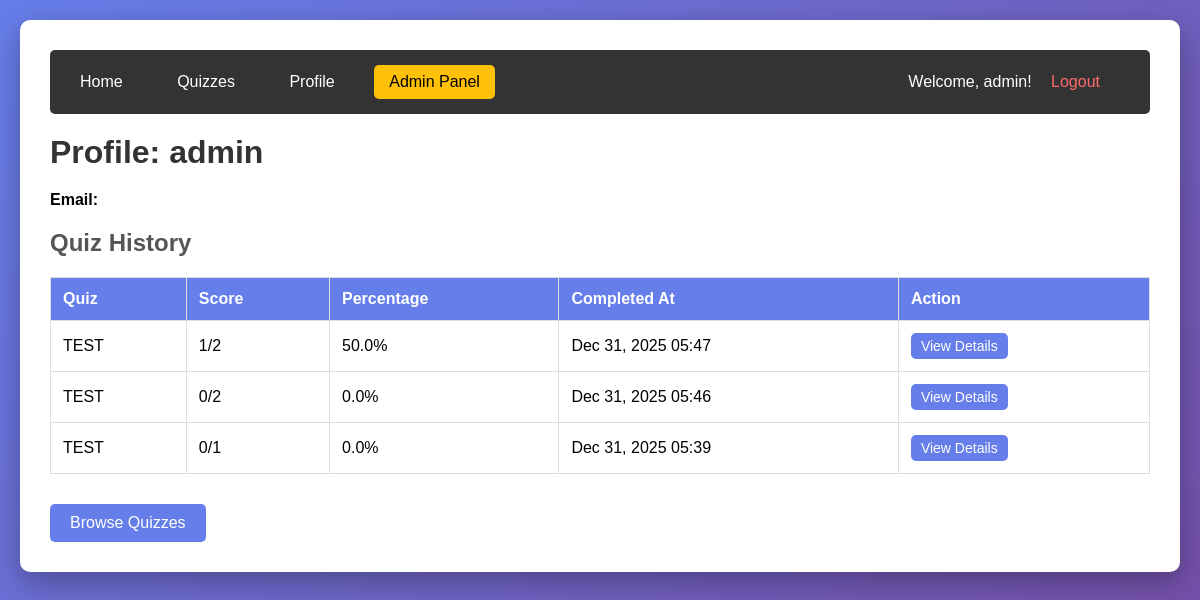
/profile/ (signed in), run on the app's committed database.
### quiz/models.py (models this page shows, shortened)
class QuizAttempt(models.Model):
    user = models.ForeignKey(User, on_delete=models.CASCADE, related_name='quiz_attempts')
    quiz = models.ForeignKey(Quiz, on_delete=models.CASCADE, related_name='attempts')
    started_at = models.DateTimeField(auto_now_add=True)
    completed_at = models.DateTimeField(null=True, blank=True)
    score = models.IntegerField(default=0)
    total_questions = models.IntegerField(default=0)
    is_completed = models.BooleanField(default=False)
    def get_percentage(self):
        if self.total_questions == 0:
            return 0
        return round((self.score / self.total_questions) * 100, 2)

class Quiz(models.Model):
    title = models.CharField(max_length=200)
    description = models.TextField(blank=True)
    duration = models.IntegerField(help_text="Duration in minutes")
    created_at = models.DateTimeField(auto_now_add=True)
    is_active = models.BooleanField(default=True)

### quiz/views.py (the view)
# urls.py: path('profile/', views.profile, name='profile'),
@login_required
def profile(request):
    attempts = QuizAttempt.objects.filter(user=request.user, is_completed=True).order_by('-completed_at')
    return render(request, 'quiz/profile.html', {'attempts': attempts})

### quiz/templates/quiz/profile.html (shortened to what this page needs)
{% extends 'quiz/base.html' %}
{% block content %}
<h1>Profile: {{ user.username }}</h1>
<p style="margin-bottom: 20px;"><strong>Email:</strong> {{ user.email }}</p>
<h2>Quiz History</h2>
{% if attempts %}
    <table style="width: 100%; border-collapse: collapse; margin-top: 20px;">
        <thead>
            <tr style="background: #667eea; color: white;">
                <th style="padding: 12px; text-align: left; border: 1px solid #ddd;">Quiz</th>
                <th style="padding: 12px; text-align: left; border: 1px solid #ddd;">Score</th>
                <th style="padding: 12px; text-align: left; border: 1px solid #ddd;">Percentage</th>
                <th style="padding: 12px; text-align: left; border: 1px solid #ddd;">Completed At</th>
                <th style="padding: 12px; text-align: left; border: 1px solid #ddd;">Action</th>
            </tr>
        </thead>
        <tbody>
            {% for attempt in attempts %}
                <tr style="border-bottom: 1px solid #ddd;">
                    <td style="padding: 12px; border: 1px solid #ddd;">{{ attempt.quiz.title }}</td>
                    <td style="padding: 12px; border: 1px solid #ddd;">{{ attempt.score }}/{{ attempt.total_questions }}</td>
                    <td style="padding: 12px; border: 1px solid #ddd;">{{ attempt.get_percentage }}%</td>
                    <td style="padding: 12px; border: 1px solid #ddd;">{{ attempt.completed_at|date:"M d, Y H:i" }}</td>
                    <td style="padding: 12px; border: 1px solid #ddd;">
                        <a href="{% url 'quiz_result' attempt.id %}" class="btn" style="padding: 5px 10px; font-size: 14px;">View Details</a>
                    </td>
                </tr>
            {% endfor %}
        </tbody>
    </table>
{% else %}
    <p style="text-align: center; color: #666; padding: 40px;">
        You haven't completed any quizzes yet. <a href="{% url 'quiz_list' %}">Start your first quiz!</a>
    </p>
{% endif %}
<div style="margin-top: 30px;">
    <a href="{% url 'quiz_list' %}" class="btn">Browse Quizzes</a>
</div>
{% endblock %}

### quiz/templates/quiz/base.html (shortened to what this page needs)
<!DOCTYPE html>
<html lang="en">
<head>
</head>
<body>
    <div class="container">
        <nav>
            <a href="{% url 'home' %}">Home</a>
            {% if user.is_authenticated %}
                <a href="{% url 'quiz_list' %}">Quizzes</a>
                <a href="{% url 'profile' %}">Profile</a>
                {% if user.is_staff %}
                    <a href="{% url 'admin_quiz_list' %}" style="background: #ffc107; color: #000;">Admin Panel</a>
                {% endif %}
                <span class="user-info">Welcome, {{ user.username }}! <a href="{% url 'logout' %}" style="color: #ff6b6b;">Logout</a></span>
            {% else %}
                <a href="{% url 'login' %}">Login</a>
                <a href="{% url 'register' %}">Register</a>
            {% endif %}
        </nav>
        {% block content %}{% endblock %}
    </div>
</body>
</html>

### quiz/templates/quiz/base.html (style rules this page uses)
* { margin: 0; padding: 0; box-sizing: border-box; }
body { font-family: Arial, sans-serif; background: linear-gradient(135deg, #667eea 0%, #764ba2 100%); min-height: 100vh; padding: 20px; }
.container { max-width: 1200px; margin: 0 auto; background: white; border-radius: 10px; box-shadow: 0 10px 30px rgba(0,0,0,0.3); padding: 30px; }
nav { background: #333; padding: 15px; border-radius: 5px; margin-bottom: 20px; }
nav a { color: white; text-decoration: none; margin-right: 20px; padding: 8px 15px; border-radius: 5px; display: inline-block; }
.user-info { float: right; color: white; }
h1 { color: #333; margin-bottom: 20px; }
h2 { color: #555; margin-bottom: 15px; }
.btn { display: inline-block; padding: 10px 20px; background: #667eea; color: white; text-decoration: none; border-radius: 5px; border: none; cursor: pointer; font-size: 16px; }

### data on the page
QuizAttempt: quiz "TEST", score "1", total_questions "2", get_percentage "50.0", completed_at "Dec 31, 2025 05:47"
QuizAttempt: quiz "TEST", score "0", total_questions "2", get_percentage "0.0", completed_at "Dec 31, 2025 05:46"
QuizAttempt: quiz "TEST", score "0", total_questions "1", get_percentage "0.0", completed_at "Dec 31, 2025 05:39"

### other printed values
{{ user.username }} "admin"
